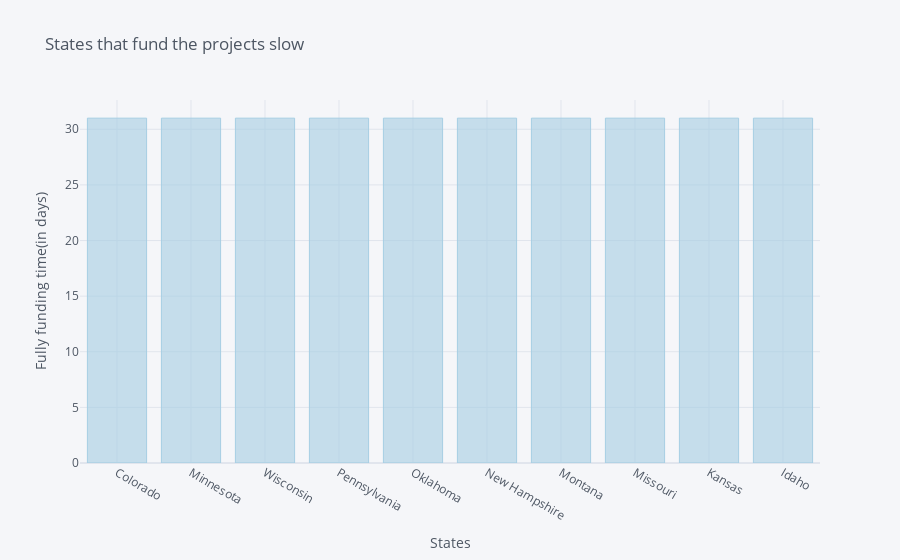

The notebook cell saved with this chart:
### Code cell
slow_funding = slow[slow<32].sort_values(ascending=False).head(10)
slow_funding.iplot(kind='bar', xTitle='States', yTitle='Fully funding time(in days)',
                   title='States that fund the projects slow', colorscale='paired')

### Figure 1 — Plotly figure (JSON) as saved in the notebook; plotly's stock layout.template omitted (floating-point values rounded to 4 significant figures)
{"data": [{"marker": {"color": "rgba(166, 206, 227, 0.6)", "line": {"color": "rgba(166, 206, 227, 1.0)", "width": 1}}, "name": "Funding Time", "orientation": "v", "text": "", "type": "bar", "x": ["Colorado", "Minnesota", "Wisconsin", "Pennsylvania", "Oklahoma", "New Hampshire", "Montana", "Missouri", "Kansas", "Idaho"], "y": [31, 31, 31, 31, 31, 31, 31, 31, 31, 31]}], "layout": {"autosize": true, "legend": {"bgcolor": "#F5F6F9", "font": {"color": "#4D5663"}}, "paper_bgcolor": "#F5F6F9", "plot_bgcolor": "#F5F6F9", "title": {"font": {"color": "#4D5663"}, "text": "States that fund the projects slow"}, "xaxis": {"autorange": true, "gridcolor": "#E1E5ED", "range": [-0.5, 9.5], "showgrid": true, "tickfont": {"color": "#4D5663"}, "title": {"font": {"color": "#4D5663"}, "text": "States"}, "type": "category", "zerolinecolor": "#E1E5ED"}, "yaxis": {"autorange": true, "gridcolor": "#E1E5ED", "range": [0, 32.63], "showgrid": true, "tickfont": {"color": "#4D5663"}, "title": {"font": {"color": "#4D5663"}, "text": "Fully funding time(in days)"}, "type": "linear", "zerolinecolor": "#E1E5ED"}}}
